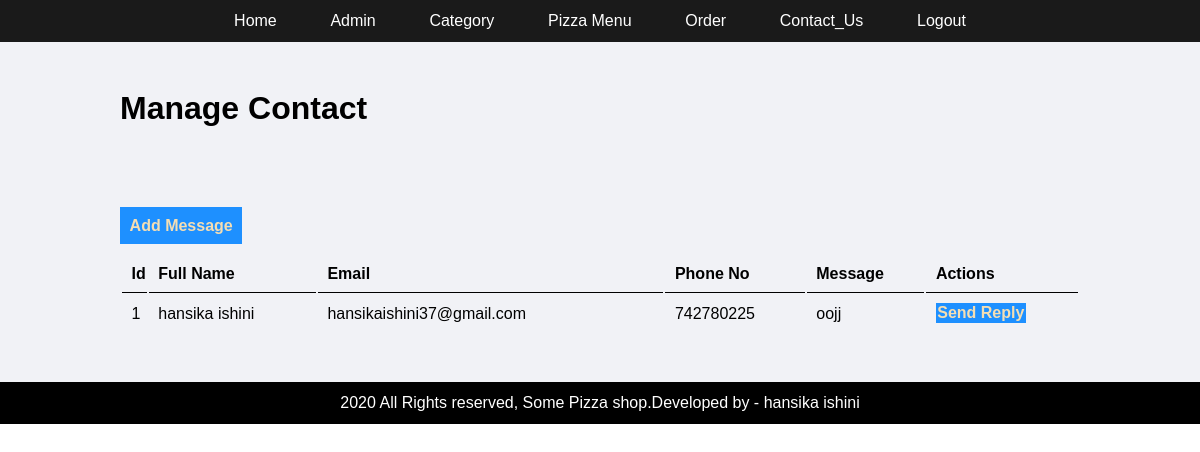
Screenshot of /admin/manage-contact.php (signed in) with the database file from the repository.
### tables this page shows
CREATE TABLE `tbl_contact` (
  `id` int(11) NOT NULL,
  `contact_id` int(10) UNSIGNED NOT NULL,
  `full_name` varchar(100) NOT NULL,
  `email` varchar(255) NOT NULL,
  `phone` varchar(10) NOT NULL,
  `message` varchar(255) NOT NULL
);

### admin/manage-contact.php (the view, shortened to what this page needs)
<?php include('partials/menu.php'); ?>
        <div class="main-content">
            <div class="wrapper">
                <h1>Manage Contact</h1>
                <br/><br/></br>
                <br/><br/>
                <a href="add-inquiry.php" class="btn-primary">Add Message</a>
                <br/><br/>
                <table class="tbl-full">
                    <tr>
                        <th>Id</th>
                        <th>Full Name</th>
                        <th>Email</th>
                        <th>Phone No</th>
                        <th>Message</th>
                        <th>Actions</th>
                    </tr>
                    <?php
                        $sql = "SELECT * FROM tbl_contact";
                        $res = mysqli_query($conn,$sql);
                        if($res == TRUE)
                        {
                            $count = mysqli_num_rows($res);
                            $sn=1;
                            if($count>0)
                            {
                                while($rows = mysqli_fetch_assoc($res))
                                {
                                    $id=$rows['id'];
                                    $full_name=$rows['full_name'];
                                    $email=$rows['email'];
                                    $phone=$rows['phone'];
                                    $message=$rows['message'];
                                    ?>
                                    <tr>
                                        <td><?php echo $sn++; ?></td>
                                        <td><?php echo $full_name; ?></td>
                                        <td><?php echo $email; ?></td>
                                        <td><?php echo $phone; ?></td>
                                        <td><?php echo $message; ?></td>
                                        <td>
                                            <a href="<?php echo SITEURL; ?>admin/manage-reply.php?id=<?php echo $id; ?>" class="btn-primary">Send Reply</a>
                                        </td>
                                    </tr>
                                    <?php
                                }
                            }
                            else
                            {
                            }
                        }
                    ?>
                </table>
            </div>
        </div>
<?php include('partials/footer.php'); ?>

### css/admin.css (style rules this page uses)
* { margin: 0; padding: 0; font-family: sans-serif; }
.wrapper { padding: 1%; width: 80%; margin: 0 auto; }
.tbl-full { width: 100%; }
table tr th { border-bottom: 1px solid black; padding: 1%; text-align: left; }
table tr td { padding: 1%; }
.btn-primary { background-color: #1e90ff; padding: 1%; color: wheat; text-decoration: none; font-weight: bold; }
.main-content { background-color: #f1f2f6; padding: 3% 0; }

### rows the page displays
tbl_contact: full_name "hansika ishini", email "hansikaishini37@gmail.com", phone "742780225", message "oojj"
